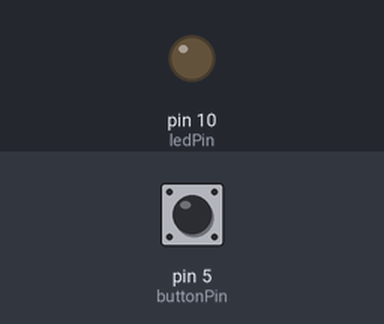
This sketch was run on a simulated Arduino Uno, built with avr-gcc and run on an emulated ATmega328P. Shown: output pins drawn as LEDs (lit = HIGH). Dashed ring = blinking. Inputs (shaded band) come from the test bench; at power-on: pin 5 (buttonPin) HIGH.

Above: at 1.2 s.
1.3 s: pin 5 (buttonPin) pulled LOW for 1 s
At 2.5 s:
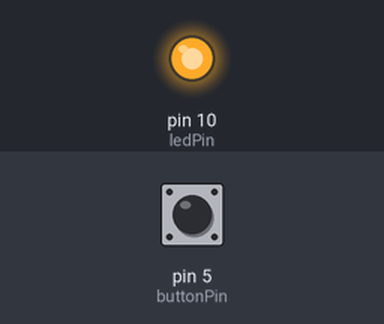
3.8 s: pin 5 (buttonPin) pulled LOW for 0.15 s
At 4.8 s:
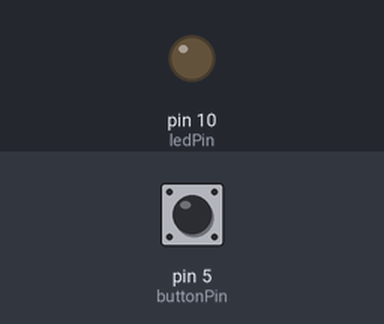
5.4 s: pin 5 (buttonPin) pulled LOW for 3.2 s
At 5.5 s:
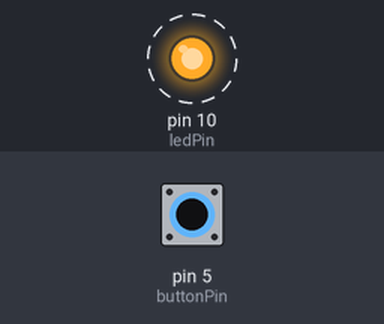
Timing chart, 0 to 9.9 s (numbered marks = the images above; inputs shaded):
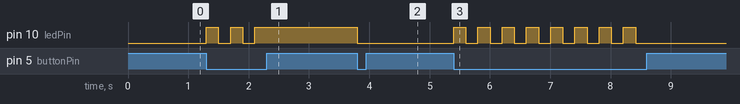

The sketch:

sketch_may15a.ino
```cpp
// C++ code
//

int ledPin=10;
int buttonPin=5;
bool etatLED=false;

int lastButtonState=HIGH;

unsigned long lastDebounceTime = 0;
int debounceDelay = 200;


void setup()
{


  pinMode(ledPin, OUTPUT);
  pinMode(buttonPin,INPUT_PULLUP);
}

void loop()
{
  bool currentButtonState=digitalRead(buttonPin);

  if(currentButtonState==LOW && lastButtonState){

    if(millis() - lastDebounceTime > debounceDelay){

      etatLED = !etatLED;
      digitalWrite(ledPin, etatLED);
      lastDebounceTime = millis();
    }


}
}
```

Measured:
- after the input at 1.3 s, pin 10 (ledPin): alternates HIGH for 0.20 s and LOW for 0.20 s, 5 changes in all, then stays HIGH, starting at once
- after the input at 3.8 s, pin 10 (ledPin): HIGH → LOW at once
- after the input at 5.4 s, pin 10 (ledPin): alternates HIGH for 0.20 s and LOW for 0.20 s, 16 changes in all, then stays LOW, starting at once
